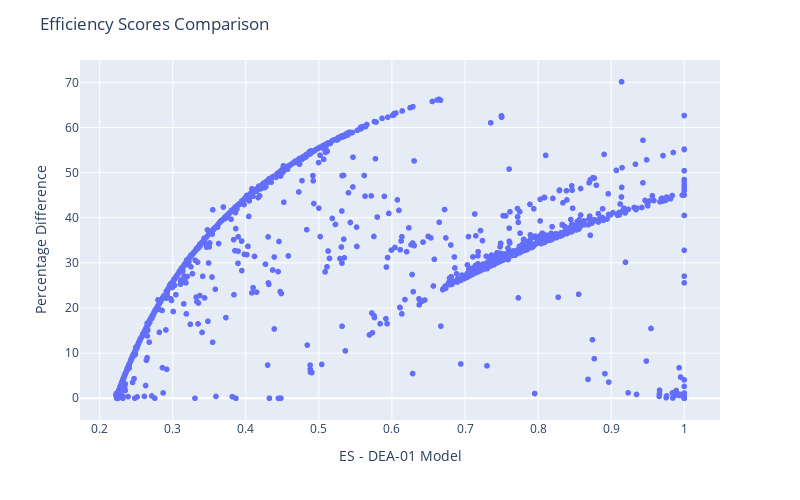

The cell this chart's notebook holds for it:
### Code cell
fig = px.scatter(df_res, x="Efficiency_Scores_Basic", y="Diff_Perc",
                 hover_data=["Efficiency_Scores_Basic", "Diff_Perc"] + [df_res.index])

fig.update_traces(line_color='lightgreen', line_width=3)

fig.update_layout(
    autosize=False,
    width=800,
    height=500,
    title_text=f"Efficiency Scores Comparison",
    xaxis_title="ES - DEA-01 Model",
    yaxis_title="Percentage Difference"
)

fig.show()

### Figure 1 — Plotly figure (JSON) as saved in the notebook; plotly's stock layout.template omitted (floating-point values rounded to 4 significant figures; data arrays with more than 128 entries replaced by an {"elided": "..."} marker saying what was removed)
{"data": [{"customdata": {"elided": "1644x1 str values"}, "hovertemplate": "Efficiency_Scores_Basic=%{x}<br>Diff_Perc=%{y}<br>index=%{customdata[0]}<extra></extra>", "legendgroup": "", "line": {"color": "lightgreen", "width": 3}, "marker": {"color": "#636efa", "symbol": "circle"}, "mode": "markers", "name": "", "showlegend": false, "type": "scattergl", "x": {"elided": "1644 float values"}, "xaxis": "x", "y": {"elided": "1644 float values"}, "yaxis": "y"}], "layout": {"autosize": false, "height": 500, "legend": {"tracegroupgap": 0}, "margin": {"t": 60}, "title": {"text": "Efficiency Scores Comparison"}, "width": 800, "xaxis": {"anchor": "y", "autorange": true, "domain": [0, 1], "range": [0.1731, 1.049], "title": {"text": "ES - DEA-01 Model"}, "type": "linear"}, "yaxis": {"anchor": "x", "autorange": true, "domain": [0, 1], "range": [-4.819, 74.95], "title": {"text": "Percentage Difference"}, "type": "linear"}}}
